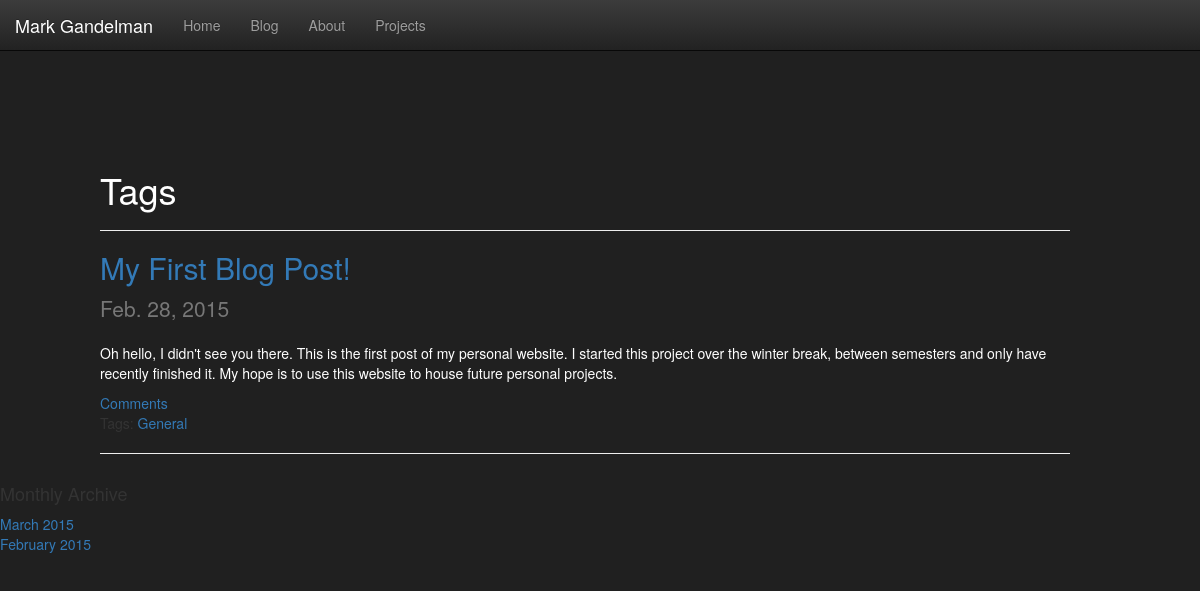
Screenshot of /blog/tag/general/ with the database file from the repository.
### blog/models.py (models this page shows, shortened)
class Post(models.Model):
	title = models.CharField(max_length=100, unique=True)
	slug = models.SlugField(max_length=100, unique=True)
	body = models.TextField()
	posted = models.DateField(db_index=True, auto_now_add=True)
	tag = models.ForeignKey('blog.Tag')
	url = models.CharField(max_length=100, unique=True, null=True, blank=True)
	link = models.CharField(max_length=100, unique=True, null=True, blank=True)
	image = models.ImageField(upload_to='images/blog/', null=True,blank=True)
	thumbnail = models.BooleanField(default=False, blank=True)

class Tag(models.Model):
	title = models.CharField(max_length=100, db_index=True)
	slug = models.SlugField(max_length=100, db_index=True)
	def __str__(self):
		return self.title

### blog/views.py (the view)
# urls.py: url(r'^tag/(?P<slug>[^\.]+)/$',views.view_post_by_tag,name='tag'),
def view_post_by_tag(request,slug):
	tag = get_object_or_404(Tag, slug=slug)
	post = Post.objects.all().filter(tag=tag)
	context_dict = {'posts':post, 'tag':tag}
	context_dict['months'] = mkmonths()
	return render(request, "blog/tag.html", context_dict)

### blog/views.py (called while the page is built)
def mkmonths():
	if not Post.objects.count():
		return []
	year, month = time.localtime()[:2]
	first = Post.objects.order_by("posted")[0]
	first_year = first.posted.year
	first_month = first.posted.month
	months = []
	for y in range(year, first_year-1,-1):
		start = 12
		end = 0
		if y == year:
			start = month
		if y == first_year:
			end = first_month-1
		for m in range(start, end, -1):
			months.append((y,m,month_name[m]))
	return months

### templates/blog/tag.html
{% extends 'blog/base.html' %}
{% block content %}
<h1 style="color:white">Tags</h1>
<hr />
	{% if posts %}
			{% for post in posts %}
			{% if post.image %}
				<div class="col-md-4">
                    <img src="{{MEDIA_URL}}{{post.image}}" class="img-thumbnail" alt="Thumbnail Image"/>
                </div>
                <div class="col-md-8">
                <article>
                   <h2><a href = "/blog/view_post/{{post.slug}}">{{post.title}}</a> | <a href={{post.url}}>{{post.link}}</a></h2>
                    <p class="lead text-muted">{{post.posted}}</p>
                    <p style="color:white" class="content">{{post.body}}</p>
                    <div class="commentlink"><a href="/blog/view_post/{{post.slug}}">Comments</a></div>
                    <div class="taglink">Tags: <a href="/blog/tag/{{post.tag.slug}}">{{post.tag}}</a></div>
                </article>
                </div>
                <div class="col-md-12">
                <hr />
                </div>
			{% else %}
				<article>
                   <h2><a href = "/blog/view_post/{{post.slug}}">{{post.title}}</a></h2>
                    <p class="lead text-muted">{{post.posted}}</p>
                    <p style="color:white" class="content">{{post.body}}</p>
                    <div class="commentlink"><a href="/blog/view_post/{{post.slug}}">{{comment}} Comments</a></div>
                    <div class="taglink">Tags: <a href="/blog/tag/{{post.tag.slug}}">{{post.tag}}</a></div>
                    <hr />
                </article>
            {% endif %}
			{% endfor %}
	{% else %}
		<p>There are no posts</p>
	{% endif %}
{% endblock%}

### rows the page displays
Post: title "My First Blog Post!", posted "Feb. 28, 2015", body "Oh hello, I didn't see you there. This is the first post of my personal website. I started this project over the winter break, between semesters and only have recently finished it. My hope is to use this website to house future personal projects.", tag "General"

### other values shown
{{ month.2 }} "March" "February"
{{ month.0 }} "2015" "2015"
